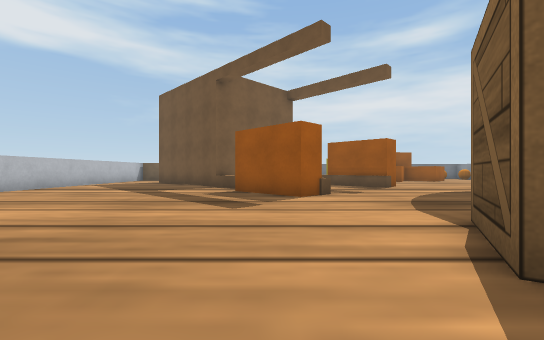
View 1 (above)

21 first-person views from a walk through a robot-simulator world made for Webots. The camera is 0.06 m above the floor, looks level and sees 90° across. The floor is counted in squares, 0.1 m on a side. Each view is taken from the middle of a square. On the plan, view 1 faces up. The plan holds only what a view shows up to about 9 squares ahead; the rest is blank. The robots in the file are not drawn. Simple shapes and patterns stand in for the simulator's stock objects.

View 2
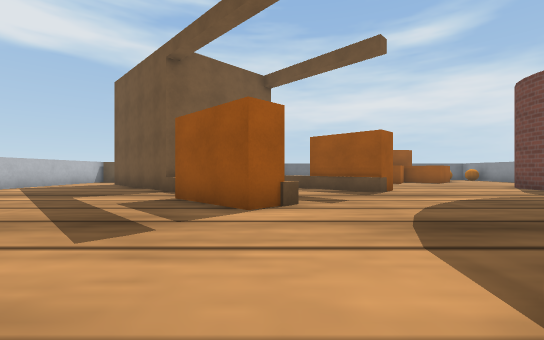

View 3
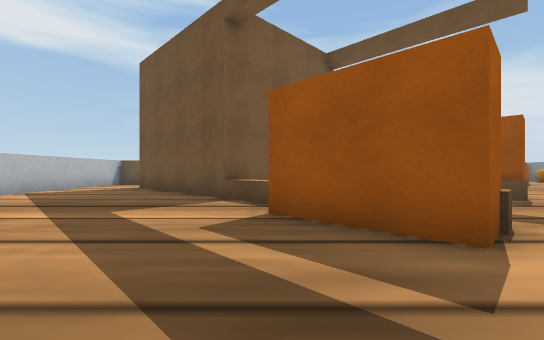

View 4
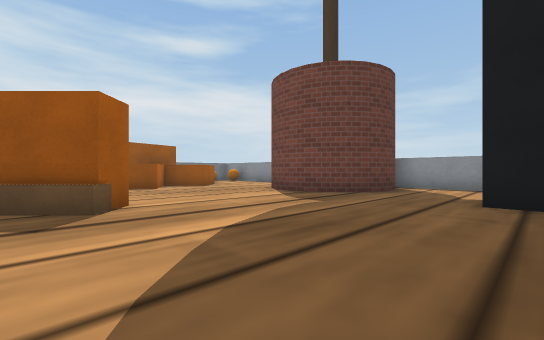

View 5
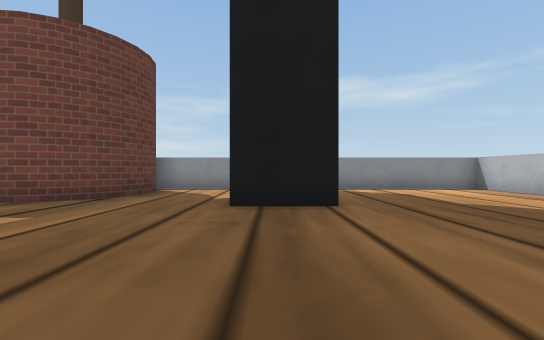

View 6
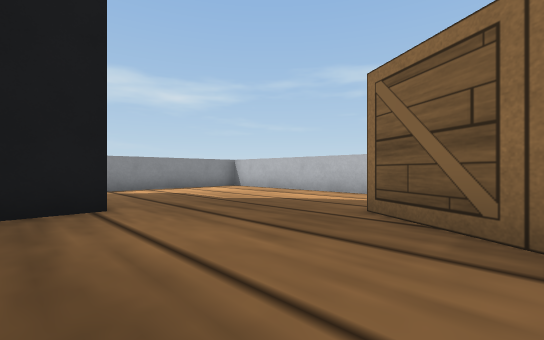

View 7
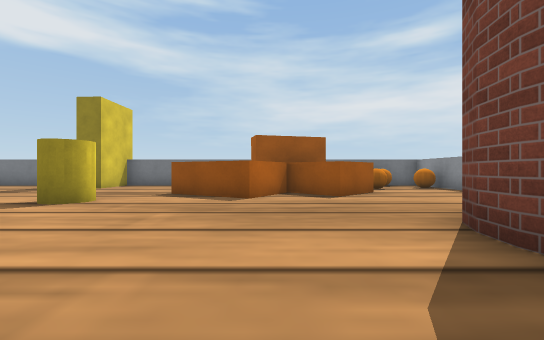

View 8
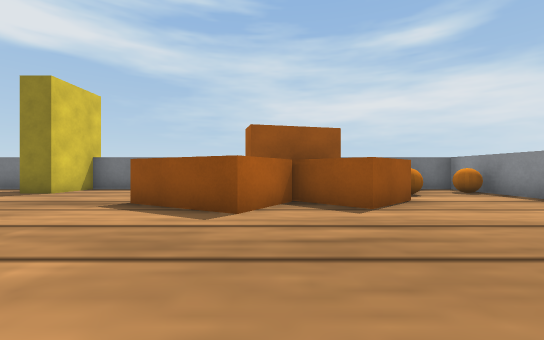

View 9
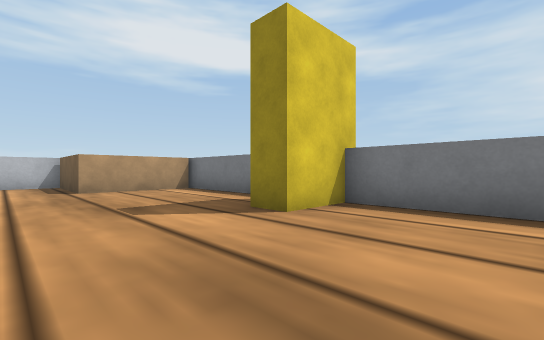

View 10
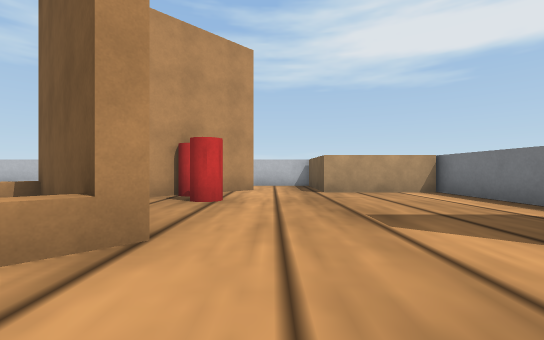

View 11
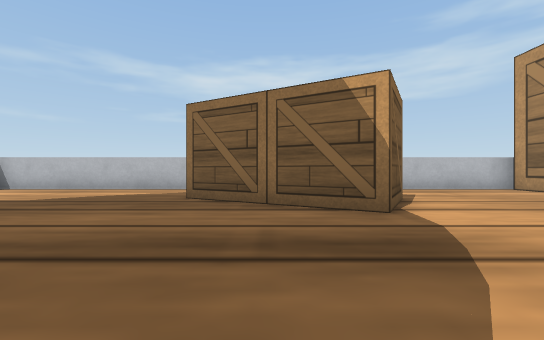

View 12
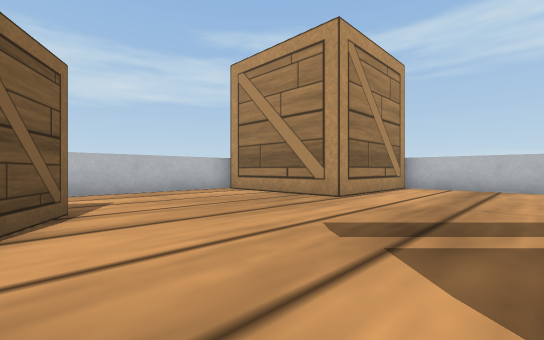

View 13
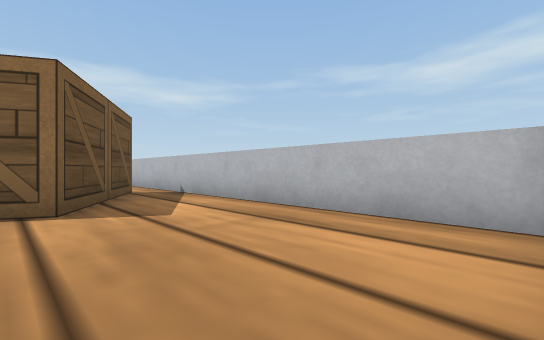

View 14
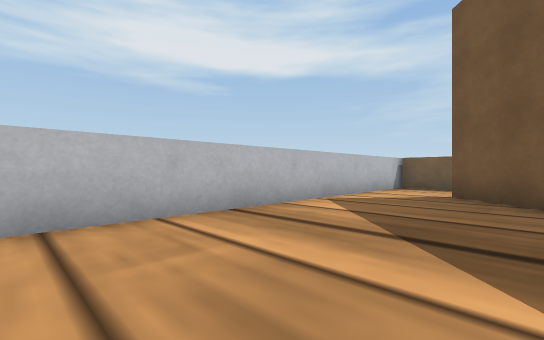

View 15
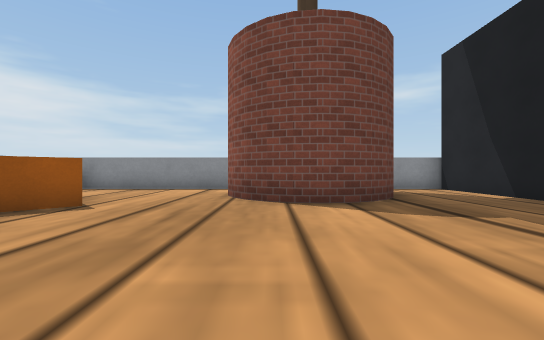

View 16
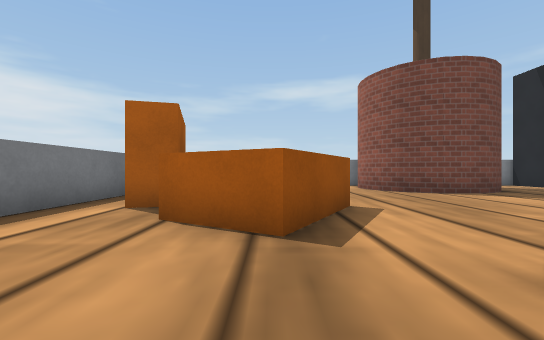

View 17
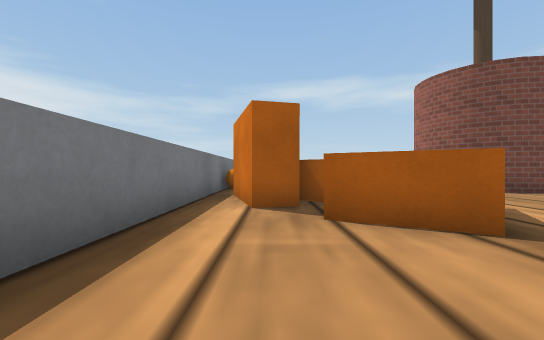

View 18
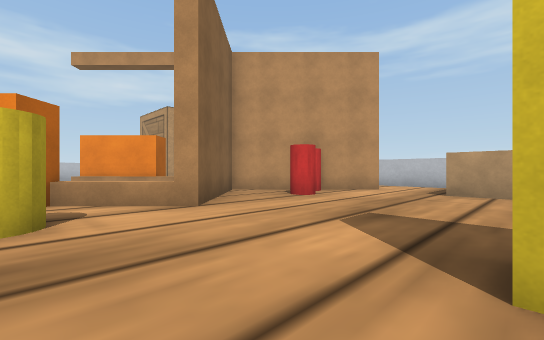

View 19
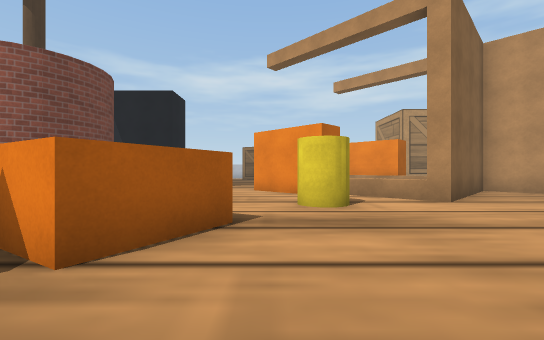

View 20
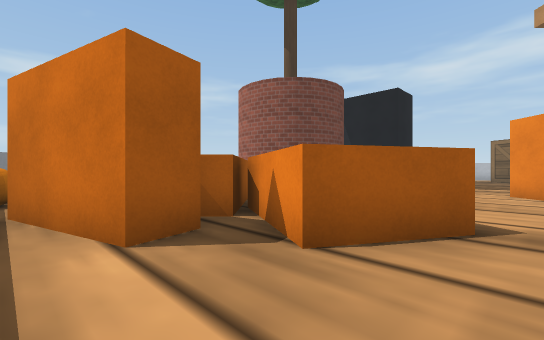

View 21
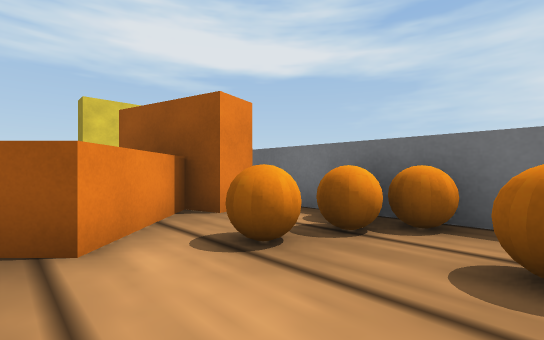

### Floor plan
Key: @ floor where view 1 was taken; # wall or solid block; . floor; C chair; B biscuit box; W wooden box; T potted tree; M computer; E cereal box; A ball; J jar; R cardboard box; I drink can.
Columns run from 8 left of view 1 to 13 right of it. Each row starts with its distance up from view 1.
 19    ##### E############
 18    R.....E......BBAA #
 17    R.....E.....BBBA.A#
 16  RRR.........BBB B...#
 15 #............B BBB...#
 14 #.............BB.B...#
 13 #..C.II..C.J.........#
 12 #..CIIICCCC.......TT #
 11 #....CCC  BB.....TT
 10 #....CC   .BB....T
  9 #.....CC  ..C....TT  #
  8 #......BB .........T.#
  7 #.......BB...........#
  6 #........B...........#
  5 #................MMMM
  4 #................M
  3 #WWWW.....WW.........#
  2     W.....WWW........#
  1     W.....WW WW......#
  0     W...@...WW.......#
 -1     W................#
 -2     ##################

Where each view was taken, in squares from view 1:
view 1: 0 up, 0 right, facing up
view 2: 2 up, 1 right, facing up
view 3: 4 up, 1 left, facing up
view 4: 5 up, 3 right, facing up-right
view 5: 5 up, 4 right, facing right
view 6: 5 up, 4 right, facing down-right
view 7: 8 up, 7 right, facing up
view 8: 10 up, 7 right, facing up
view 9: 14 up, 4 right, facing up-left
view 10: 14 up, 3 right, facing left
view 11: 7 up, 4 right, facing down
view 12: 6 up, 2 right, facing down-left
view 13: 2 up, 3 left, facing down-right
view 14: 6 up, 4 left, facing up-left
view 15: 11 up, 4 right, facing right
view 16: 15 up, 2 right, facing right
view 17: 17 up, 2 right, facing right
view 18: 17 up, 3 right, facing down-left
view 19: 18 up, 4 right, facing down
view 20: 18 up, 4 right, facing down-right
view 21: 15 up, 12 right, facing up-left
